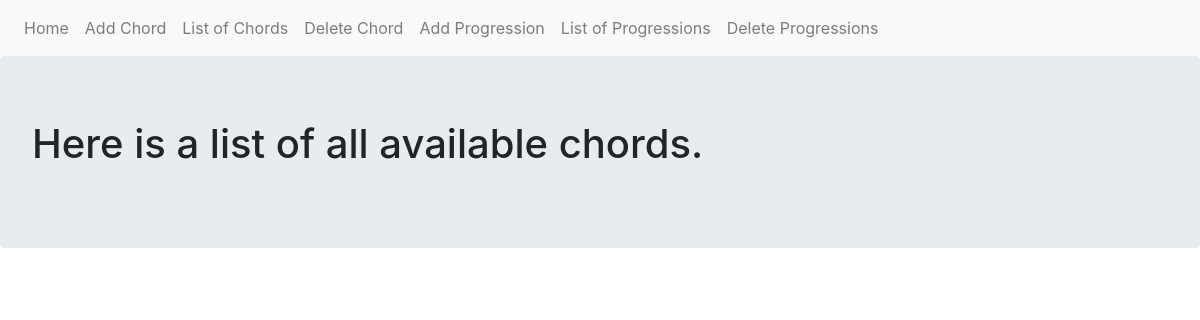
/chords/list, run on an earlier commit of the app's database.
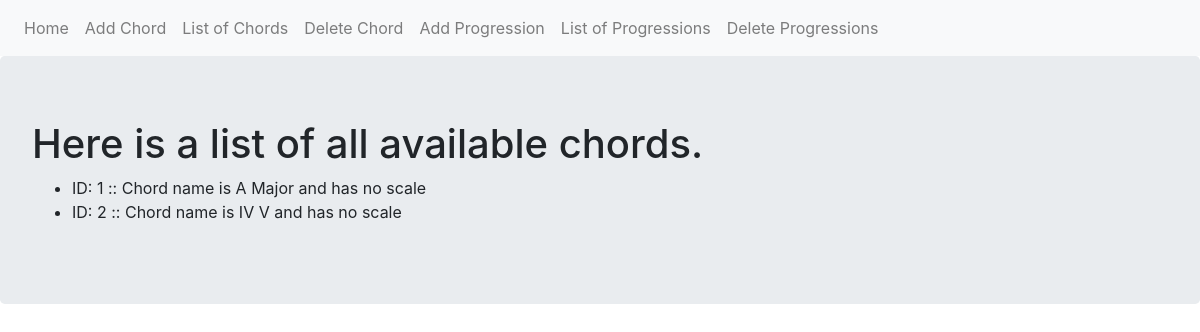
And on a later commit of the database.
### myproject/models.py (models this page shows, shortened)
class Chord(db.Model):
        __tablename__ = 'chords'
        id = db.Column(db.Integer,primary_key = True)
        steps = db.Column(db.Text)
        def __repr__(self):
            return f"Chord name is {self.steps} and has no scale"

### myproject/chords/views.py (the view)
@chords_blueprint.route('/list')
def list():
    chords = Chord.query.all()
    return render_template('list.html', chords=chords)

### myproject/chords/templates/chords/list.html
{% extends "base.html" %}
{% block content %}
<div class="jumbotron">
  <h1>Here is a list of all available chords.</h1>
  <ul>
    {% for chord in chords  %}
    <li>ID: {{chord.id}} :: {{chord}}</li>
    {% endfor %}
  </ul>
</div>
{% endblock %}

What changed in the data, as far as the page shows it:
added Chord: id "1", steps "Chord name is A Major and has no scale"
added Chord: id "2", steps "Chord name is IV V and has no scale"
